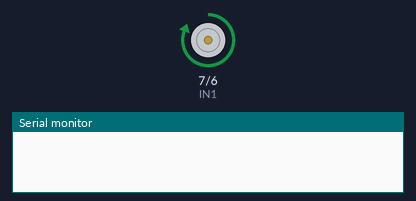
A sketch run on a simulated Arduino Uno, built with avr-gcc and run on an emulated ATmega328P. Parts: motor-driver pin pairs drawn as motors (green arrow = first pin HIGH = forward, orange = second pin HIGH = backward, longer = more drive), the last lines printed to the serial monitor.

Above: at 1.5 s.
At 4.5 s:
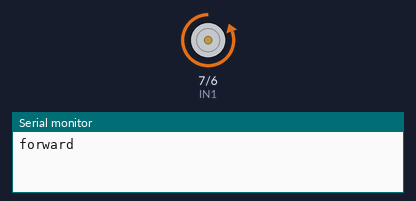
At 6.5 s:
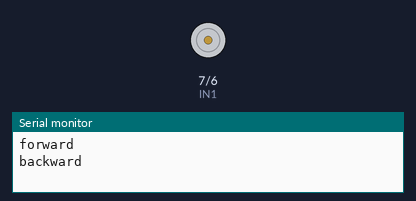
Timing chart, 0 to 9.1 s (numbered marks = the images above):
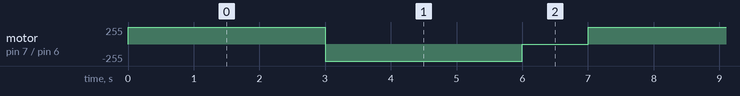

Measured:
- by itself, motor on pin 7 (IN1) / pin 6 (IN2): repeats every 7.0 s: backward 255/255 3.0 s, stopped 1.0 s, forward 255/255 3.0 s

The sketch:

analogRead.ino
```cpp
int IN1 = 7;
int IN2 = 6;
void setup() {
  pinMode(IN1, OUTPUT);
  pinMode(IN2, OUTPUT);
  Serial.begin(9600);
}

void loop() {
   digitalWrite(IN1, HIGH);
   digitalWrite(IN2, LOW);
   delay(3000);
   Serial.println("forward");

   digitalWrite(IN1, LOW);
   digitalWrite(IN2, HIGH);
   delay(3000);
   Serial.println("backward");

   digitalWrite(IN1, LOW);
   digitalWrite(IN2, LOW);
   delay(1000);
   Serial.println("stop");
}
```
